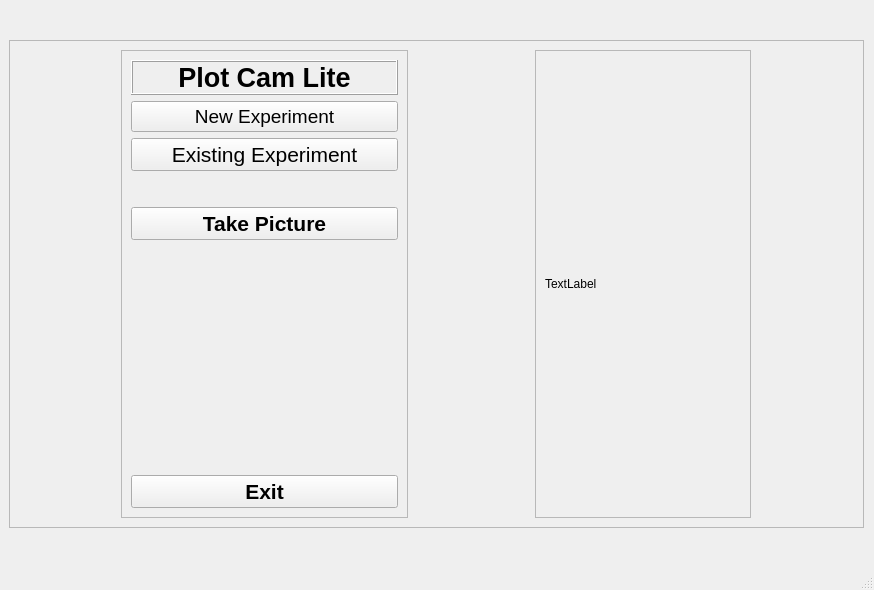
<?xml version="1.0" encoding="UTF-8"?>
<ui version="4.0">
 <class>MainWindow</class>
 <widget class="QMainWindow" name="MainWindow">
  <property name="geometry">
   <rect>
    <x>0</x>
    <y>0</y>
    <width>874</width>
    <height>590</height>
   </rect>
  </property>
  <property name="windowTitle">
   <string>MainWindow</string>
  </property>
  <widget class="QWidget" name="centralwidget">
   <layout class="QGridLayout" name="gridLayout">
    <item row="0" column="1">
     <widget class="QFrame" name="frame">
      <property name="sizePolicy">
       <sizepolicy hsizetype="Preferred" vsizetype="Maximum">
        <horstretch>0</horstretch>
        <verstretch>0</verstretch>
       </sizepolicy>
      </property>
      <property name="maximumSize">
       <size>
        <width>855</width>
        <height>488</height>
       </size>
      </property>
      <property name="frameShape">
       <enum>QFrame::StyledPanel</enum>
      </property>
      <property name="frameShadow">
       <enum>QFrame::Raised</enum>
      </property>
      <layout class="QHBoxLayout" name="horizontalLayout_2">
       <item>
        <widget class="QFrame" name="frame_2">
         <property name="maximumSize">
          <size>
           <width>287</width>
           <height>468</height>
          </size>
         </property>
         <property name="frameShape">
          <enum>QFrame::StyledPanel</enum>
         </property>
         <property name="frameShadow">
          <enum>QFrame::Sunken</enum>
         </property>
         <layout class="QVBoxLayout" name="verticalLayout">
          <item>
           <widget class="QLabel" name="ui_title_label_2">
            <property name="sizePolicy">
             <sizepolicy hsizetype="Preferred" vsizetype="Fixed">
              <horstretch>0</horstretch>
              <verstretch>0</verstretch>
             </sizepolicy>
            </property>
            <property name="font">
             <font>
              <family>MS Shell Dlg 2</family>
              <pointsize>20</pointsize>
              <weight>75</weight>
              <bold>true</bold>
             </font>
            </property>
            <property name="frameShape">
             <enum>QFrame::Box</enum>
            </property>
            <property name="frameShadow">
             <enum>QFrame::Raised</enum>
            </property>
            <property name="text">
             <string>Plot Cam Lite</string>
            </property>
            <property name="alignment">
             <set>Qt::AlignCenter</set>
            </property>
           </widget>
          </item>
          <item>
           <widget class="QPushButton" name="new_file_button">
            <property name="font">
             <font>
              <pointsize>14</pointsize>
             </font>
            </property>
            <property name="text">
             <string>New Experiment</string>
            </property>
           </widget>
          </item>
          <item>
           <widget class="QPushButton" name="load_experiment_button">
            <property name="font">
             <font>
              <pointsize>16</pointsize>
             </font>
            </property>
            <property name="text">
             <string>Existing Experiment</string>
            </property>
           </widget>
          </item>
          <item>
           <widget class="QLabel" name="file_name_label">
            <property name="sizePolicy">
             <sizepolicy hsizetype="Preferred" vsizetype="Fixed">
              <horstretch>0</horstretch>
              <verstretch>0</verstretch>
             </sizepolicy>
            </property>
            <property name="font">
             <font>
              <pointsize>16</pointsize>
              <weight>75</weight>
              <bold>true</bold>
             </font>
            </property>
            <property name="text">
             <string/>
            </property>
            <property name="alignment">
             <set>Qt::AlignCenter</set>
            </property>
           </widget>
          </item>
          <item>
           <widget class="QPushButton" name="take_picture_button">
            <property name="font">
             <font>
              <pointsize>16</pointsize>
              <weight>75</weight>
              <bold>true</bold>
             </font>
            </property>
            <property name="text">
             <string>Take Picture</string>
            </property>
           </widget>
          </item>
          <item>
           <widget class="QLabel" name="plot_number_label">
            <property name="sizePolicy">
             <sizepolicy hsizetype="Preferred" vsizetype="Fixed">
              <horstretch>0</horstretch>
              <verstretch>0</verstretch>
             </sizepolicy>
            </property>
            <property name="font">
             <font>
              <pointsize>16</pointsize>
             </font>
            </property>
            <property name="text">
             <string/>
            </property>
            <property name="alignment">
             <set>Qt::AlignCenter</set>
            </property>
           </widget>
          </item>
          <item>
           <widget class="QLabel" name="camera_level_label">
            <property name="sizePolicy">
             <sizepolicy hsizetype="Preferred" vsizetype="Fixed">
              <horstretch>0</horstretch>
              <verstretch>0</verstretch>
             </sizepolicy>
            </property>
            <property name="font">
             <font>
              <pointsize>18</pointsize>
             </font>
            </property>
            <property name="text">
             <string/>
            </property>
            <property name="alignment">
             <set>Qt::AlignCenter</set>
            </property>
           </widget>
          </item>
          <item>
           <layout class="QGridLayout" name="gridLayout_2">
            <item row="0" column="0">
             <widget class="QWidget" name="target_widget" native="true">
              <property name="minimumSize">
               <size>
                <width>265</width>
                <height>178</height>
               </size>
              </property>
              <property name="maximumSize">
               <size>
                <width>265</width>
                <height>178</height>
               </size>
              </property>
             </widget>
            </item>
           </layout>
          </item>
          <item>
           <widget class="QPushButton" name="exit_button">
            <property name="font">
             <font>
              <pointsize>16</pointsize>
              <weight>75</weight>
              <bold>true</bold>
             </font>
            </property>
            <property name="text">
             <string>Exit</string>
            </property>
           </widget>
          </item>
         </layout>
        </widget>
       </item>
       <item>
        <spacer name="horizontalSpacer">
         <property name="orientation">
          <enum>Qt::Horizontal</enum>
         </property>
         <property name="sizeType">
          <enum>QSizePolicy::Minimum</enum>
         </property>
         <property name="sizeHint" stdset="0">
          <size>
           <width>19</width>
           <height>21</height>
          </size>
         </property>
        </spacer>
       </item>
       <item alignment="Qt::AlignVCenter">
        <widget class="QFrame" name="frame_3">
         <property name="minimumSize">
          <size>
           <width>216</width>
           <height>468</height>
          </size>
         </property>
         <property name="maximumSize">
          <size>
           <width>216</width>
           <height>468</height>
          </size>
         </property>
         <property name="frameShape">
          <enum>QFrame::StyledPanel</enum>
         </property>
         <property name="frameShadow">
          <enum>QFrame::Raised</enum>
         </property>
         <layout class="QGridLayout" name="gridLayout_3">
          <item row="0" column="0">
           <widget class="QLabel" name="camera_label">
            <property name="enabled">
             <bool>true</bool>
            </property>
            <property name="sizePolicy">
             <sizepolicy hsizetype="Maximum" vsizetype="Preferred">
              <horstretch>0</horstretch>
              <verstretch>0</verstretch>
             </sizepolicy>
            </property>
            <property name="maximumSize">
             <size>
              <width>196</width>
              <height>448</height>
             </size>
            </property>
            <property name="text">
             <string>TextLabel</string>
            </property>
            <property name="scaledContents">
             <bool>true</bool>
            </property>
           </widget>
          </item>
         </layout>
        </widget>
       </item>
      </layout>
     </widget>
    </item>
   </layout>
  </widget>
  <widget class="QMenuBar" name="menubar">
   <property name="geometry">
    <rect>
     <x>0</x>
     <y>0</y>
     <width>874</width>
     <height>21</height>
    </rect>
   </property>
  </widget>
  <widget class="QStatusBar" name="statusbar"/>
 </widget>
 <tabstops>
  <tabstop>new_file_button</tabstop>
  <tabstop>load_experiment_button</tabstop>
  <tabstop>take_picture_button</tabstop>
  <tabstop>exit_button</tabstop>
 </tabstops>
 <resources/>
 <connections/>
</ui>
